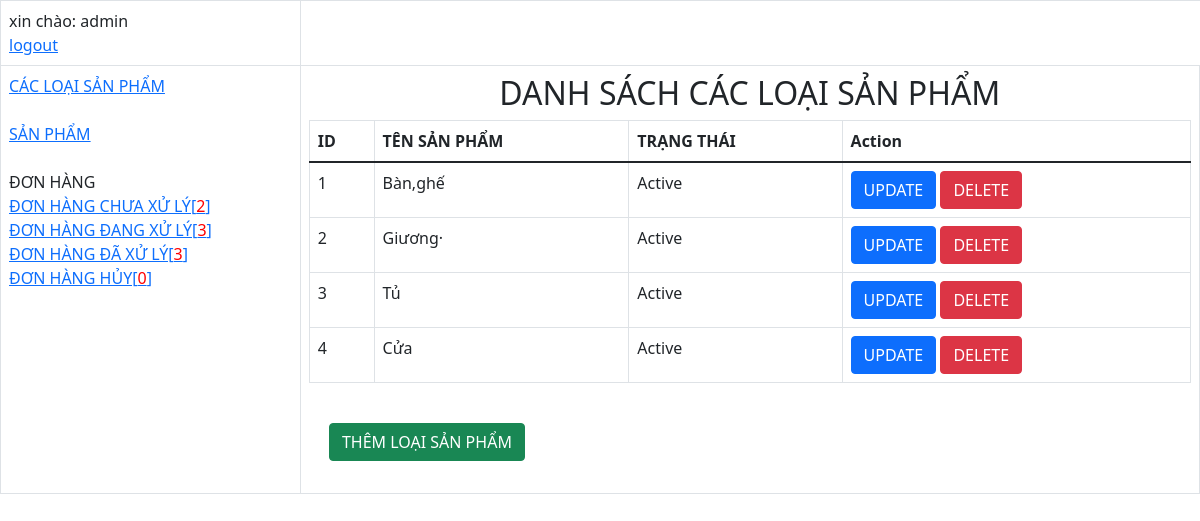
/website/admin/?option=showbrands (signed in), run on the app's committed database.
### tables this page shows
CREATE TABLE `brands` (
  `id` int(11) NOT NULL,
  `brandname` varchar(30) NOT NULL,
  `brandstatus` tinyint(1) NOT NULL DEFAULT 0
);

### website/views/admin/brands/showbrands.php (the view, shortened to what this page needs)
<?php
$query ="select*from brands";
$result = $con->query($query);
?>
<h2  style="  text-align: center; " >DANH SÁCH CÁC LOẠI SẢN PHẨM</h2>
<table class="table table-bordered">
    <thead>
        <tr>
            <th>ID</th>
            <th>TÊN SẢN PHẨM </th>
            <th>TRẠNG THÁI</th>
            <th>Action</th>
        </tr>
    </thead>
    <tbody>
        <?php foreach($result as $item):?>
            <tr>
                <td><?=$item['id']?></td>
                <td><?=$item['brandname']?></td>
                <td><?=$item['brandstatus']==1?'Active':'UnActive'?></td>
                <td><a href="?option=updatebrand&id=<?=$item['id']?>"><input class="btn btn-primary" type="button" value="UPDATE"></a>
                 <a href="?option=showbrands&id=<?=$item['id']?>"
                onclick="return confirm('are you sure?')"><input class="btn btn-danger" type="button" value="DELETE"></a></td>
            </tr>
            <?php endforeach;?>
    </tbody>
</table>
<section>&ensp;&ensp; <a href="?option=addbrand"> <input class="btn btn-success" type="button" value="THÊM LOẠI SẢN PHẨM"></a></section>

### data on the page
brands: id "1", brandname "Bàn,ghế", brandstatus "Active"
brands: id "2", brandname "Giương·", brandstatus "Active"
brands: id "3", brandname "Tủ", brandstatus "Active"
brands: id "4", brandname "Cửa", brandstatus "Active"

### other printed values
$_SESSION['admin'] "admin"
$chuaxuly "2"
$dangxuly "3"
$daxuly "3"
$huy "0"
